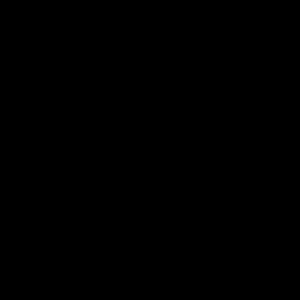
Frame 1 (no input)
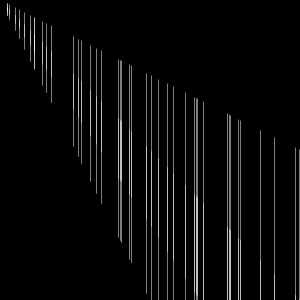
Frame 60 (the mouse pressed at the canvas centre just before this capture)
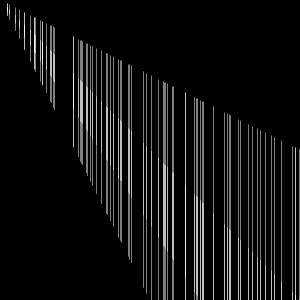
Frame 120 (the mouse held since frame 60 and released just before this capture)

The Processing sketch that drew these frames (run headless with seeded random() and noise(); from frame 60 on, the mouse is pressed at the canvas centre):

// Processing sketch: processing_13910
// ── processing_13910.pde

 void setup() {
  size(300, 300);
  background(0);
  smooth();
  strokeWeight(0.5);
  stroke(255);
  noFill();
  frameRate(60);
 
}
 
void draw() {
  for(int b = 0; b<100; b = b+100){
  float a = random(500);
  ellipse(a,a-b,b%255,a);
  rect(a-b,a-b,b%a,a);}
}
    



                
                
